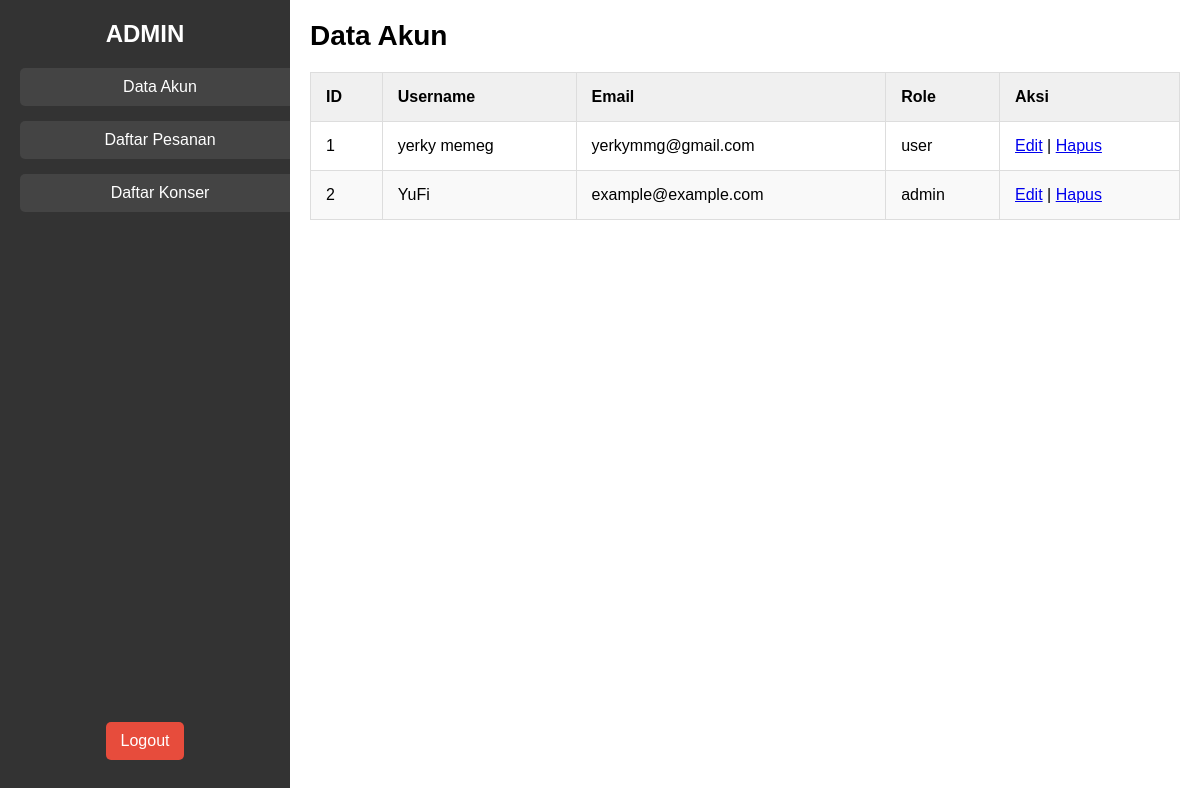
Before: /DataPelanggan.php with the older database file.
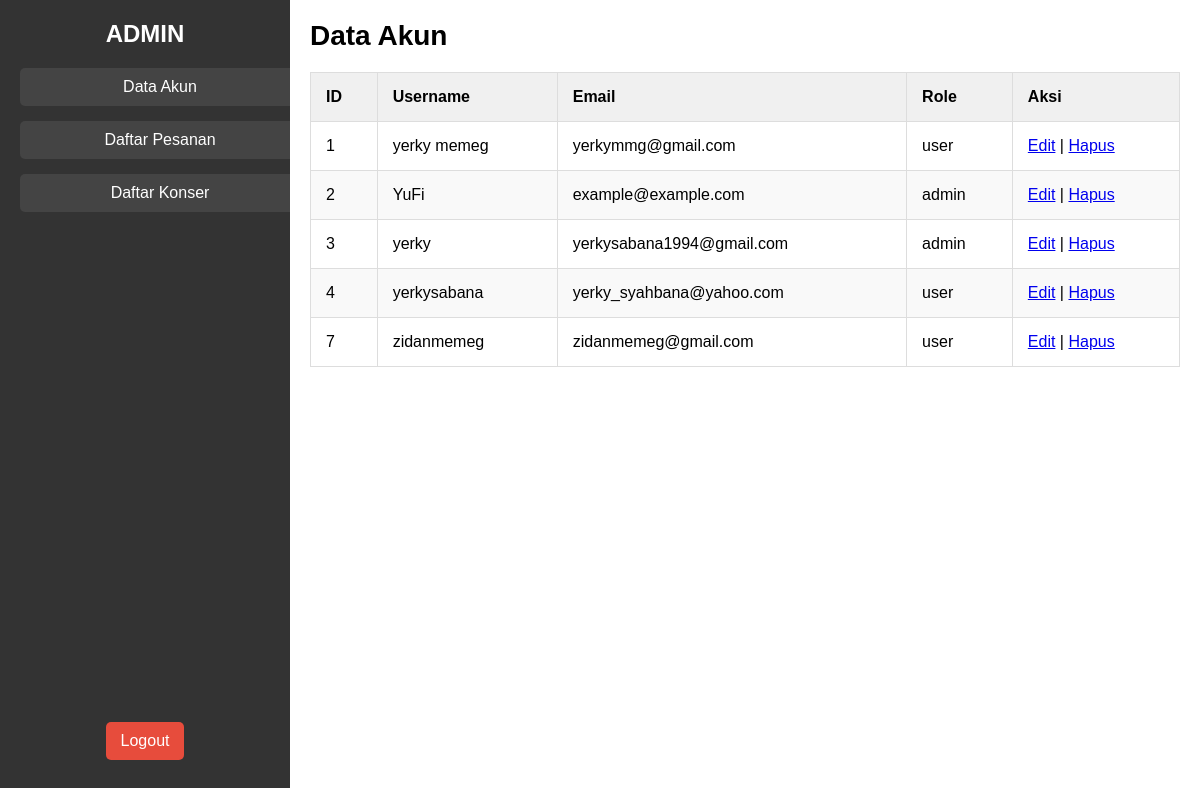
After: the same page with the newer database file.
### tables this page shows
CREATE TABLE `akun` (
  `id` int(11) NOT NULL,
  `username` varchar(50) NOT NULL,
  `email` varchar(100) NOT NULL,
  `password` varchar(255) NOT NULL,
  `role` enum('admin','user','manager') NOT NULL DEFAULT 'user',
  `avatar` varchar(255) DEFAULT NULL,
  `created_at` timestamp NOT NULL DEFAULT current_timestamp()
);

### DataPelanggan.php (the view, shortened to what this page needs)
<?php
include('connection.php');
?>
<!DOCTYPE html>
<html lang="en">
<head>
    <link rel="stylesheet" href="DataPelanggan.css">
</head>
<body>
<div class="container">
    <div class="sidebar">
        <h2>ADMIN</h2>
        <ul>
            <li><a href="DataPelanggan.php" class="active">Data Akun</a></li>
            <li><a href="DaftarPesanan.php">Daftar Pesanan</a></li>
            <li><a href="DaftarKonser.php">Daftar Konser</a></li>
        </ul>
        <a href="DataPelanggan.php?logout=true" class="logout-btn">Logout</a>
    </div>
    <div class="main-content">
        <h1>Data Akun</h1>
        <table>
            <thead>
                <tr>
                    <th>ID</th>
                    <th>Username</th>
                    <th>Email</th>
                    <th>Role</th>
                    <th>Aksi</th>
                </tr>
            </thead>
            <tbody>
                <?php
                $result = $conn->query("SELECT * FROM akun");
                while ($row = $result->fetch_assoc()) {
                    echo "
                        <tr>
                            <td>{$row['id']}</td>
                            <td>{$row['username']}</td>
                            <td>{$row['email']}</td>
                            <td>{$row['role']}</td>
                            <td>
                                <a href='DataPelanggan.php?edit={$row['id']}'>Edit</a> |
                                <a href='DataPelanggan.php?delete={$row['id']}' onclick='return confirm(\"Yakin ingin menghapus akun ini?\");'>Hapus</a>
                            </td>
                        </tr>
                    ";
                }
                ?>
            </tbody>
        </table>
    </div>
</div>
</body>
</html>

Changed rows visible on the page:
added akun: id "3", username "yerky", email "yerkysabana1994@gmail.com", role "admin"
added akun: id "4", username "yerkysabana", email "yerky_syahbana@yahoo.com", role "user"
added akun: id "7", username "zidanmemeg", email "zidanmemeg@gmail.com", role "user"
